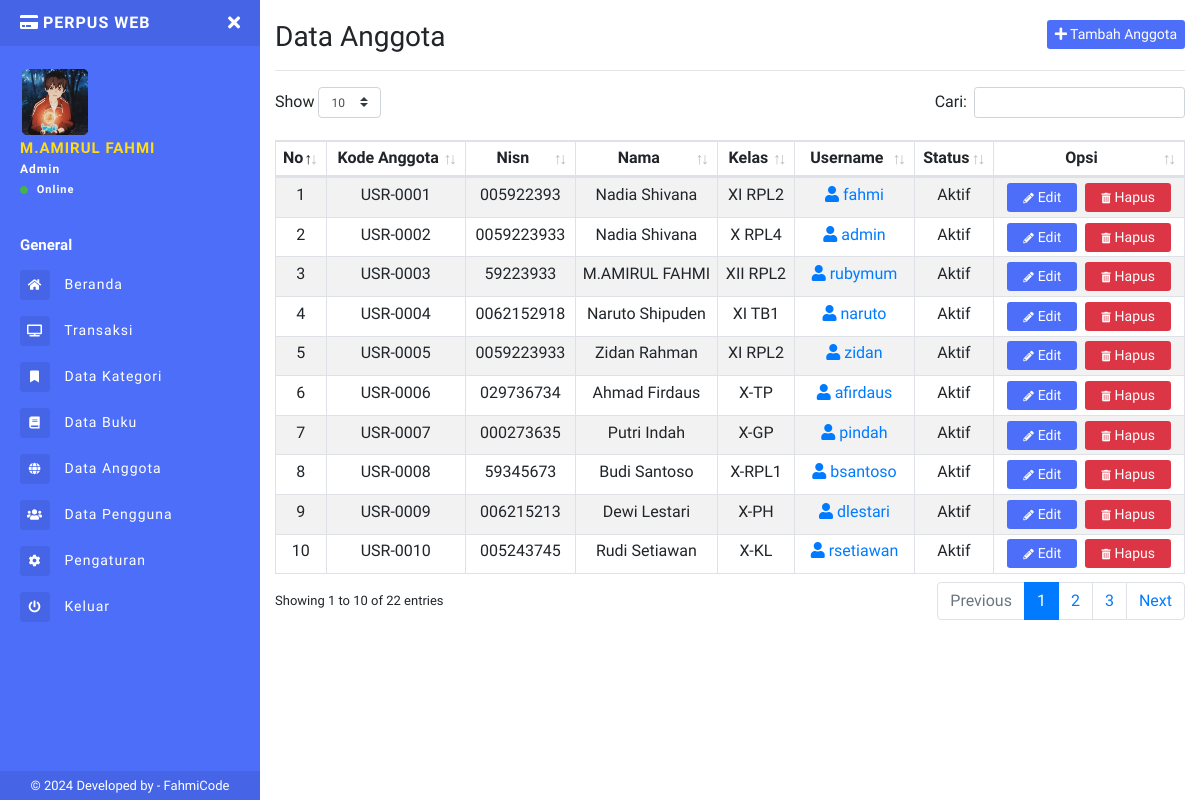
Page /admin/data-anggota.php (signed in) on the committed database.
### tables this page shows
CREATE TABLE `tb_anggota` (
  `id_anggota` char(11) NOT NULL,
  `nisn` varchar(16) NOT NULL,
  `nama` varchar(50) NOT NULL,
  `kelas` varchar(25) NOT NULL,
  `username` varchar(45) NOT NULL,
  `password` varchar(45) NOT NULL,
  `foto` varchar(50) NOT NULL,
  `created_at` timestamp NULL DEFAULT current_timestamp(),
  `updated_at` varchar(40) DEFAULT NULL,
  `status` tinyint(4) NOT NULL
);

### admin/data-anggota.php (the view)
<?php
include 'sidebar.php';
?>
<h1 class="h3 mb-0">
  Data Anggota
  <a href="tambah-anggota.php" class="btn btn-primary btn-sm border-0 float-right"><i class="fa fa-plus"></i> Tambah Anggota</a>
</h1>
<hr>
<table class="table table-striped table-sm table-bordered dt-responsive nowrap text-center" id="table" width="100%">
  <thead>
    <tr>
      <th>No</th>
      <th>Kode Anggota</th>
      <th>Nisn</th>
      <th>Nama</th>
      <th>Kelas</th>
      <th>Username</th>
      <th>Status</th>
      <th>Opsi</th>
    </tr>
  </thead>
  <tbody>
    <?php $no = 1;
    $kategori = mysqli_query($conn, "SELECT * FROM tb_anggota");
    while ($data = mysqli_fetch_array($kategori)) {
    ?>
      <tr>
        <td><?= $no++; ?></td>
        <td><?= $data['id_anggota']; ?></td>
        <td><?= $data['nisn']; ?></td>
        <td><?= $data['nama']; ?></td>
        <td><?= $data['kelas']; ?></td>
        <td><a href="detail-anggota.php?kd_anggota=<?php echo $data['id_anggota']; ?>"><span class="fa fa-user"></span> <?= $data['username']; ?></a></td>
        <td><?= $data['status'] == "1" ? "Aktif" : "Tidak Aktif"; ?></td>
        <td>
          <a href="edit-anggota.php?id_anggota=<?= $data['id_anggota']; ?>" class="btn btn-primary btn-sm px-3 mr-1">
            <i class="fas fa-pencil-alt fa-xs mr-1"></i>Edit
          </a>
          <a class="btn btn-danger btn-sm px-3 delete-data" href="hapus-anggota.php?id_anggota=<?= $data['id_anggota'] ?>">
            <i class="fas fa-trash-alt fa-xs mr-1"></i>Hapus</a>
        </td>
      </tr>
    <?php  } ?>
  </tbody>
</table>
<?php include "footer.php" ?>

### admin/sidebar.php (shortened to what this page needs)
<?php
include '../connection/koneksi.php';
$query = "SELECT * FROM tb_admin WHERE id = '" .  $_COOKIE['id_admin'] . "'";
$run = mysqli_query($conn, $query);
$d = mysqli_fetch_array($run);
?>
<!DOCTYPE html>
<html>
<head>
  <link rel="stylesheet" href="https://maxcdn.bootstrapcdn.com/bootstrap/4.0.0/css/bootstrap.min.css">
  <link href="../assets/css/style.css" rel="stylesheet">
  <link href="https://use.fontawesome.com/releases/v5.0.6/css/all.css" rel="stylesheet">
  <link href="../assets/vendor/datatables/dataTables.bootstrap4.min.css" rel="stylesheet">
  <link href="../assets/vendor/datatables/responsive.bootstrap4.min.css" rel="stylesheet">
</head>
<body>
  <div class="page-wrapper chiller-theme toggled">
    <nav id="sidebar" class="sidebar-wrapper">
      <div class="sidebar-content">
        <div class="sidebar-brand">
          <a href="./"><i class="fa fa-credit-card mr-1"></i>PerPus Web</a>
          <div id="close-sidebar">
            <i class="fas fa-times"></i>
          </div>
        </div>
        <div class="sidebar-header">
          <div class="user-pic" style="height:70px;width:70px;">
            <img class="img-responsive img-rounded" src="../uploads/profil/<?= $d['foto']; ?>" alt="User picture">
          </div>
          <div class="user-info">
            <span class="user-name"><?= $d['nama']; ?>
            </span>
            <span class="user-role"><?= $d['level'] ?></span>
            <span class="user-status">
              <i class="fa fa-circle"></i>
              <span>Online</span>
            </span>
          </div>
        </div>
        <div class="sidebar-menu">
          <ul>
            <li class="header-menu">
              <span>General</span>
            </li>
            <li>
              <a href="index.php">
                <i class="fas fa-home"></i>
                <span>Beranda</span>
              </a>
            </li>
            <li>
              <a href="transaksi.php">
                <i class="fa fa-tv"></i>
                <span>Transaksi</span>
              </a>
            </li>
            <li>
              <a href="kategori.php">
                <i class="fa fa-fw fa-bookmark"></i>
                <span>Data Kategori</span>
              </a>
            </li>
            <li>
              <a href="data-buku.php">
                <i class="fa fa-book"></i>
                <span>Data Buku</span>
              </a>
            </li>
            <li>
              <a href="data-anggota.php">
                <i class="fas fa-globe"></i>
                <span>Data Anggota</span>
              </a>
            </li>
            <?php
            if ($d['level'] == "Admin") { ?>
              <li>
                <a href="data-admin.php">
                  <i class="fas fa-users"></i>
                  <span>Data Pengguna</span>
                </a>
              </li>
            <?php  }  ?>
            <li>
              <a href="pengaturan.php">
                <i class="fa fa-cog"></i>
                <span>Pengaturan</span>
              </a>
            </li>
            <li>
              <a href="#Exit" data-toggle="modal">
                <i class="fa fa-power-off"></i>
                <span>Keluar</span>
              </a>
            </li>
          </ul>
        </div>
      </div>
      <div class="sidebar-footer">
        © 2024 Developed by - <a target="_blank" rel="noopener noreferrer" href="https://fahmi965.000webhostapp.com/Portofolio.html">
          FahmiCode</a>
      </div>
    </nav>
    <main class="page-content">
      <div class="container-fluid">
        <div class="d-block d-sm-block d-md-none d-lg-none py-2"></div>

### rows in the picture
tb_anggota: id_anggota "USR-0001", nisn "005922393", nama "Nadia Shivana", kelas "XI RPL2", username "fahmi", status "Aktif"
tb_anggota: id_anggota "USR-0002", nisn "0059223933", nama "Nadia Shivana", kelas "X RPL4", username "admin", status "Aktif"
tb_anggota: id_anggota "USR-0003", nisn "59223933", nama "M.AMIRUL FAHMI", kelas "XII RPL2", username "rubymum", status "Aktif"
tb_anggota: id_anggota "USR-0004", nisn "0062152918", nama "Naruto Shipuden", kelas "XI TB1", username "naruto", status "Aktif"
tb_anggota: id_anggota "USR-0005", nisn "0059223933", nama "Zidan Rahman", kelas "XI RPL2", username "zidan", status "Aktif"
tb_anggota: id_anggota "USR-0006", nisn "029736734", nama "Ahmad Firdaus", kelas "X-TP", username "afirdaus", status "Aktif"
tb_anggota: id_anggota "USR-0007", nisn "000273635", nama "Putri Indah", kelas "X-GP", username "pindah", status "Aktif"
tb_anggota: id_anggota "USR-0008", nisn "59345673", nama "Budi Santoso", kelas "X-RPL1", username "bsantoso", status "Aktif"
tb_anggota: id_anggota "USR-0009", nisn "006215213", nama "Dewi Lestari", kelas "X-PH", username "dlestari", status "Aktif"
tb_anggota: id_anggota "USR-0010", nisn "005243745", nama "Rudi Setiawan", kelas "X-KL", username "rsetiawan", status "Aktif"

### other values in the picture
$d['nama'] "M.AMIRUL FAHMI"
$d['level'] "Admin"
